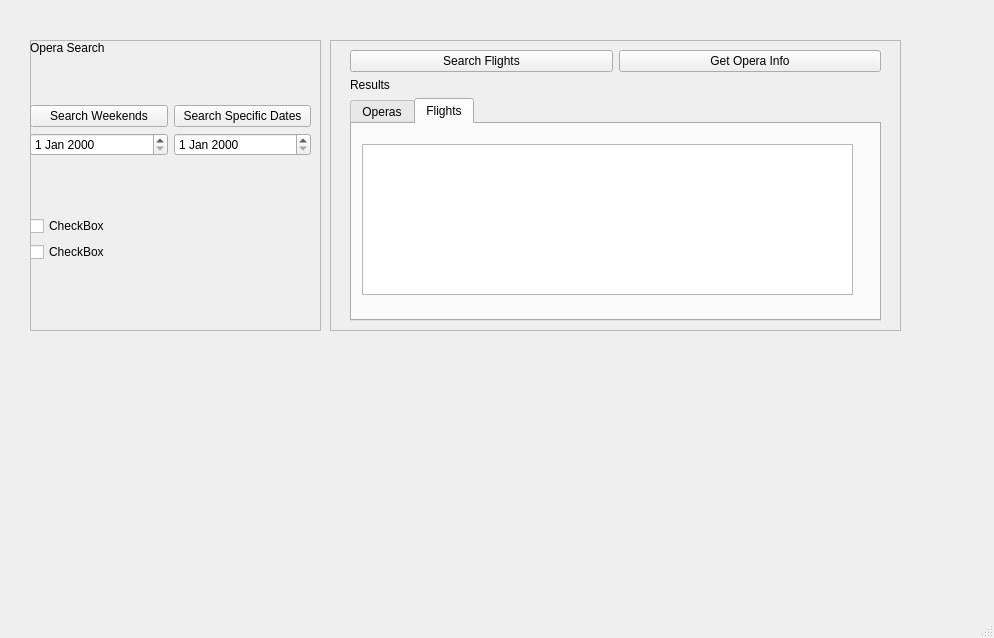
<?xml version="1.0" encoding="UTF-8"?>
<ui version="4.0">
 <class>MainWindow</class>
 <widget class="QMainWindow" name="MainWindow">
  <property name="geometry">
   <rect>
    <x>0</x>
    <y>0</y>
    <width>994</width>
    <height>638</height>
   </rect>
  </property>
  <property name="windowTitle">
   <string>MainWindow</string>
  </property>
  <widget class="QWidget" name="centralwidget">
   <widget class="QFrame" name="frame">
    <property name="geometry">
     <rect>
      <x>30</x>
      <y>40</y>
      <width>291</width>
      <height>291</height>
     </rect>
    </property>
    <property name="frameShape">
     <enum>QFrame::StyledPanel</enum>
    </property>
    <property name="frameShadow">
     <enum>QFrame::Raised</enum>
    </property>
    <widget class="QLabel" name="label">
     <property name="geometry">
      <rect>
       <x>0</x>
       <y>0</y>
       <width>111</width>
       <height>16</height>
      </rect>
     </property>
     <property name="text">
      <string>Opera Search</string>
     </property>
    </widget>
    <widget class="QWidget" name="">
     <property name="geometry">
      <rect>
       <x>0</x>
       <y>20</y>
       <width>281</width>
       <height>249</height>
      </rect>
     </property>
     <layout class="QVBoxLayout" name="verticalLayout_2">
      <item>
       <layout class="QGridLayout" name="gridLayout">
        <item row="2" column="0">
         <layout class="QGridLayout" name="gridLayout_3">
          <item row="0" column="1">
           <widget class="QPushButton" name="btn_search_dates">
            <property name="text">
             <string>Search Specific Dates</string>
            </property>
           </widget>
          </item>
          <item row="0" column="0">
           <widget class="QPushButton" name="btn_search_weekend">
            <property name="text">
             <string>Search Weekends</string>
            </property>
           </widget>
          </item>
          <item row="1" column="1">
           <widget class="QDateEdit" name="dateEdit_2"/>
          </item>
          <item row="1" column="0">
           <widget class="QDateEdit" name="dateEdit"/>
          </item>
         </layout>
        </item>
       </layout>
      </item>
      <item>
       <spacer name="horizontalSpacer">
        <property name="orientation">
         <enum>Qt::Horizontal</enum>
        </property>
        <property name="sizeHint" stdset="0">
         <size>
          <width>40</width>
          <height>9</height>
         </size>
        </property>
       </spacer>
      </item>
      <item>
       <layout class="QGridLayout" name="gridLayout_2">
        <item row="0" column="0">
         <widget class="QCheckBox" name="checkBox">
          <property name="text">
           <string>CheckBox</string>
          </property>
         </widget>
        </item>
        <item row="1" column="0">
         <widget class="QCheckBox" name="checkBox_2">
          <property name="text">
           <string>CheckBox</string>
          </property>
         </widget>
        </item>
       </layout>
      </item>
     </layout>
    </widget>
   </widget>
   <widget class="QFrame" name="frame_2">
    <property name="geometry">
     <rect>
      <x>330</x>
      <y>40</y>
      <width>571</width>
      <height>291</height>
     </rect>
    </property>
    <property name="frameShape">
     <enum>QFrame::StyledPanel</enum>
    </property>
    <property name="frameShadow">
     <enum>QFrame::Raised</enum>
    </property>
    <widget class="QWidget" name="">
     <property name="geometry">
      <rect>
       <x>20</x>
       <y>10</y>
       <width>531</width>
       <height>271</height>
      </rect>
     </property>
     <layout class="QVBoxLayout" name="verticalLayout" stretch="0,0,0">
      <item>
       <layout class="QHBoxLayout" name="horizontalLayout">
        <item>
         <widget class="QPushButton" name="btn_search_flights">
          <property name="text">
           <string>Search Flights</string>
          </property>
         </widget>
        </item>
        <item>
         <widget class="QPushButton" name="btn_get_info">
          <property name="text">
           <string>Get Opera Info</string>
          </property>
         </widget>
        </item>
       </layout>
      </item>
      <item>
       <widget class="QLabel" name="label_2">
        <property name="text">
         <string>Results</string>
        </property>
       </widget>
      </item>
      <item>
       <widget class="QTabWidget" name="tabWidget">
        <property name="currentIndex">
         <number>1</number>
        </property>
        <widget class="QWidget" name="Operas">
         <attribute name="title">
          <string>Operas</string>
         </attribute>
         <widget class="QTableWidget" name="table_operas">
          <property name="geometry">
           <rect>
            <x>10</x>
            <y>10</y>
            <width>411</width>
            <height>161</height>
           </rect>
          </property>
         </widget>
        </widget>
        <widget class="QWidget" name="Flights">
         <attribute name="title">
          <string>Flights</string>
         </attribute>
         <widget class="QTableWidget" name="table_flights">
          <property name="geometry">
           <rect>
            <x>10</x>
            <y>20</y>
            <width>491</width>
            <height>151</height>
           </rect>
          </property>
         </widget>
        </widget>
       </widget>
      </item>
     </layout>
    </widget>
   </widget>
  </widget>
  <widget class="QMenuBar" name="menubar">
   <property name="geometry">
    <rect>
     <x>0</x>
     <y>0</y>
     <width>994</width>
     <height>20</height>
    </rect>
   </property>
  </widget>
  <widget class="QStatusBar" name="statusbar"/>
 </widget>
 <resources/>
 <connections/>
</ui>
